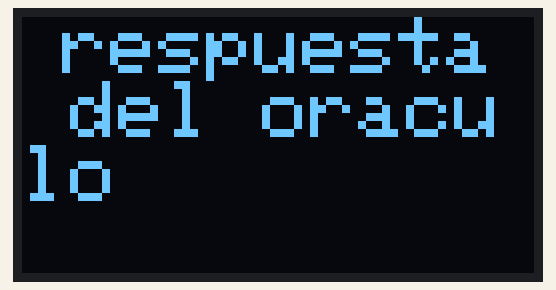
The sketch below on a simulated Arduino Uno, built with avr-gcc and run on an emulated ATmega328P. Parts: 128×64 one-colour display.

Above: at 0.1 s.
At 2.3 s:
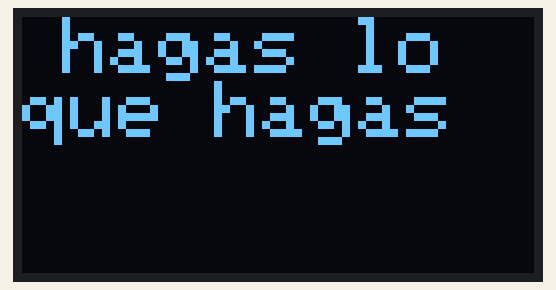
At 5.06 s:
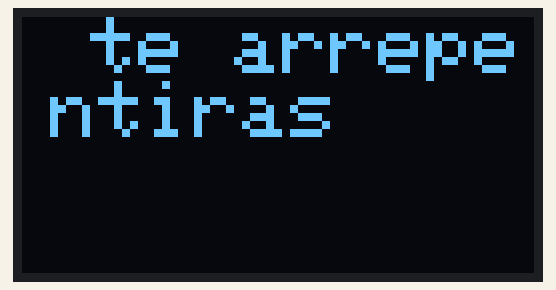
At 6.5 s:
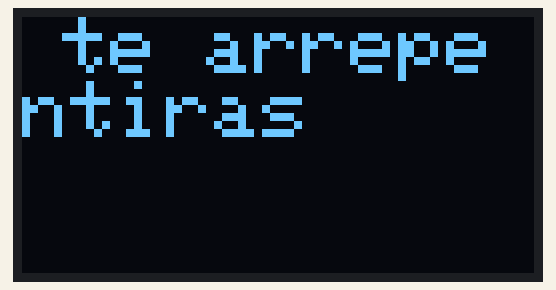
At 8.06 s:
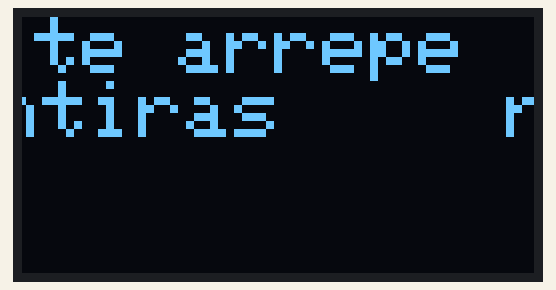

Measured:
- by itself, everything shown: repeats every 8.8 s, in 11 steps
- what the display in image 1 shows lasts 2.2 s, from 2.3 s to 4.5 s
- what the display in image 3 shows lasts 0.9 s, from 6.4 s to 7.3 s

The sketch:

ejemploTextoScroll03.ino
```cpp
#include <Wire.h>
#include <Adafruit_GFX.h>
#include <Adafruit_SSD1306.h>

#define SCREEN_WIDTH 128
#define SCREEN_HEIGHT 64
#define OLED_RESET -1
Adafruit_SSD1306 pantallita(SCREEN_WIDTH, SCREEN_HEIGHT, &Wire, OLED_RESET);

int contador = 0;

String linea0;
String linea1;
String linea2;


void setup() {
  if(!pantallita.begin(SSD1306_SWITCHCAPVCC, 0x3C)) {
    Serial.println(F("No se encontró la pantalla SSD1306"));
    for(;;);
  }
  pantallita.clearDisplay();
  pantallita.setTextColor(SSD1306_WHITE);

  linea0 = "respuesta del oraculo";
  linea1 = "hagas lo que hagas";
  linea2 = "te arrepentiras";
}

void loop() {
  pantallita.clearDisplay(); // Limpiamos toda la pantalla

  testscrolltext(linea0, 300);
  testscrolltext(linea1, 300);
  testscrolltext(linea2, 600);

  pantallita.display(); // Actualiza la pantalla


}


// void testscrolltext(void) {
  // cambiar la linea anterior
  // para agregar parametro String
  // de input
  // y tambien int para delays
  void testscrolltext(String texto, int pausa) {
  pantallita.clearDisplay();

  pantallita.setTextSize(2); // Draw 2X-scale text
  pantallita.setTextColor(SSD1306_WHITE);
  pantallita.setCursor(10, 0);
  // pantallita.println(F("scroll"));
  // mod que le hice yo
  pantallita.println(texto);

  pantallita.display();      // Show initial text
  delay(100);

  // Scroll in various directions, pausing in-between:
  pantallita.startscrollright(0x00, 0x0F);
  delay(pausa);
  pantallita.stopscroll();
  delay(pausa);
  pantallita.startscrollleft(0x00, 0x0F);
  delay(pausa);
  pantallita.stopscroll();
  delay(pausa);
  pantallita.startscrolldiagright(0x00, 0x07);
  delay(pausa);
  pantallita.startscrolldiagleft(0x00, 0x07);
  delay(pausa);
  pantallita.stopscroll();
  delay(pausa);
}
```
